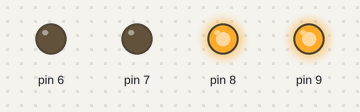
The sketch below on a simulated Arduino Uno, built with avr-gcc and run on an emulated ATmega328P. Shown: output pins drawn as LEDs (lit = HIGH).

Above: at 0.3 s.
At 2.1 s:
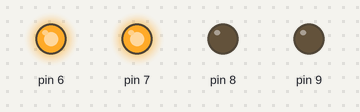
Timing chart, 0 to 3.0 s (numbered marks = the images above):
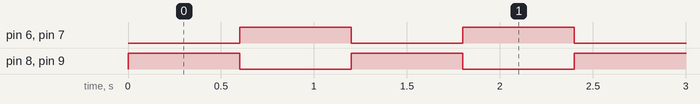

Measured:
- by itself, pin 6–9: alternates HIGH for 0.60 s and LOW for 0.60 s

The sketch:

Four_Blinking_LEDs.ino
```cpp
void setup() {
  // put your setup code here, to run once:
  pinMode(8,OUTPUT);
  pinMode(7,OUTPUT);
  pinMode(9,OUTPUT);
  pinMode(6,OUTPUT);
}

void loop() {
  // put your main code here, to run repeatedly:
  digitalWrite(8,HIGH);
  digitalWrite(7,LOW);
  digitalWrite(9,HIGH);
  digitalWrite(6,LOW);
  delay(600);
  digitalWrite(8,LOW);
  digitalWrite(7,HIGH);
  digitalWrite(9,LOW);
  digitalWrite(6,HIGH);
  delay(600);
}
```
